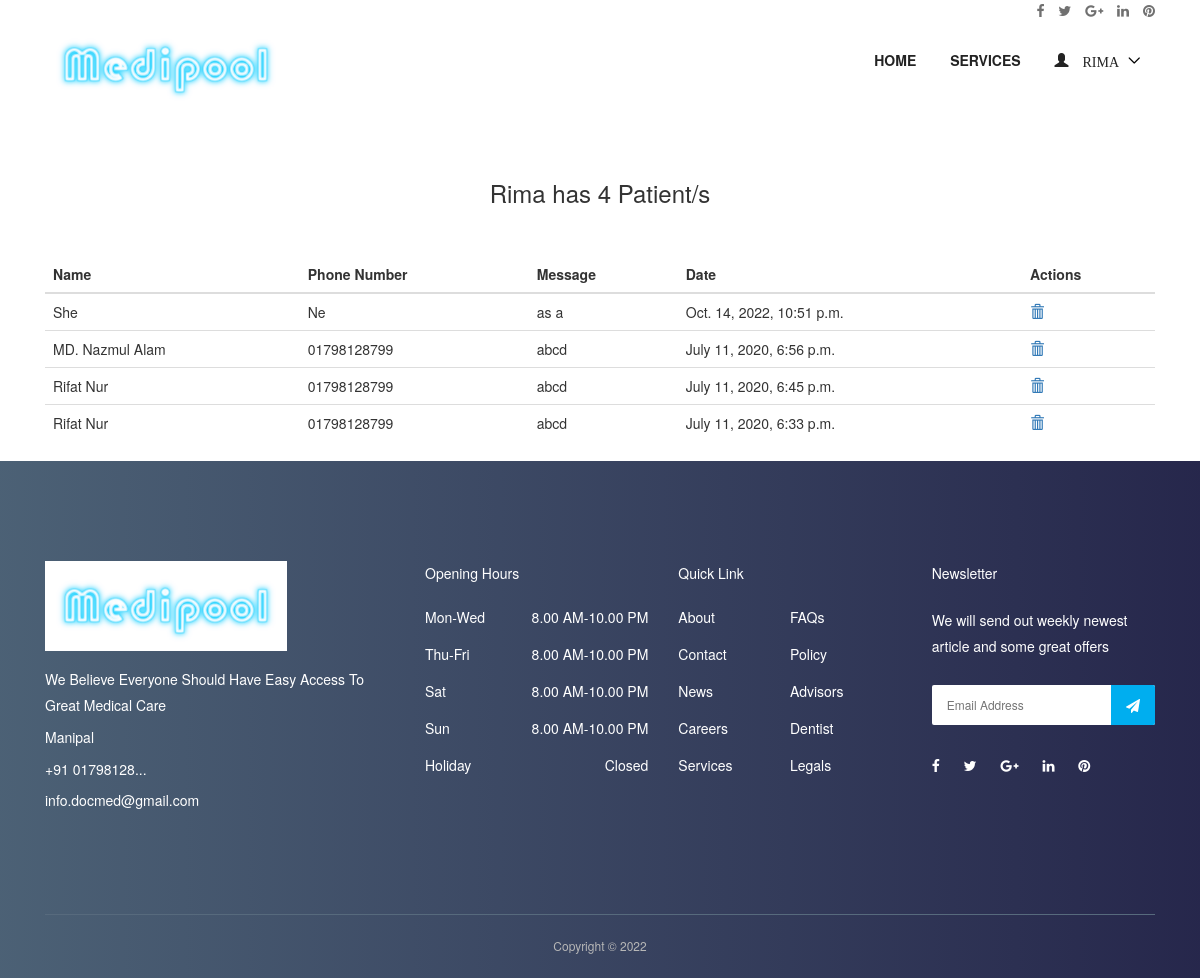
/patient/ (signed in), run on the app's committed database.
### accounts/models.py (models this page shows, shortened)
class User(AbstractUser):
    username = None
    role = models.CharField(max_length=12, error_messages={
        'required': "Role must be provided"
    })
    gender = models.CharField(max_length=10, blank=True, null=True, default="")
    email = models.EmailField(unique=True, blank=False,
                              error_messages={
                                  'unique': "A user with that email already exists.",
                              })
    phone_number = models.CharField(unique=True, blank=True, null=True, max_length=20,
                                    error_messages={
                                        'unique': "A user with that phone number already exists."
                                    })
    USERNAME_FIELD = "email"
    REQUIRED_FIELDS = []
    objects = UserManager()

### appointment/models.py (models this page shows, shortened)
class TakeAppointment(models.Model):
    user = models.ForeignKey(User, on_delete=models.CASCADE)
    appointment = models.ForeignKey(Appointment, on_delete=models.CASCADE)
    full_name = models.CharField(max_length=100)
    message = models.TextField()
    phone_number = models.CharField(max_length=120)
    date = models.DateTimeField(default=timezone.now)

### appointment/views.py (the view)
# urls.py: path('patient/', PatientListView.as_view(), name='patient-list'),
class PatientListView(ListView):
    model = TakeAppointment
    context_object_name = 'patients'
    template_name = "appointment/patient_list.html"
    def get_queryset(self):
        return self.model.objects.filter(appointment__user_id=self.request.user.id).order_by('-id')

### templates/appointment/patient_list.html (shortened to what this page needs)
{% extends 'base.html' %}
{% load static %}
{% block content %}
    <section class="dentist-area section-padding-50-0">
        <div class="container" style="align-items: center; justify-content: center;display: flex;">
            <div class="col-12 col-sm-6 col-md-4">
                <h3 style="align-items: center;justify-content: center;display: flex"> {{ request.user.first_name }} has {{ patients.count }}
                    Patient/s</h3>
            </div>
        </div>
    </section>
    <section class="dentist-area section-padding-30-0">
        <div class="container">
            <table class="table">
                <thead>
                <tr>
                    <th scope="col">Name</th>
                    <th scope="col">Phone Number</th>
                    <th scope="col">Message</th>
                    <th scope="col">Date</th>
                    <th scope="col">Actions</th>
                </tr>
                </thead>
                <tbody>
                {% for patient in patients %}
                    <tr>
                        <td>{{ patient.full_name }}</td>
                        <td> {{ patient.phone_number }}</td>
                        <td> {{ patient.message }}</td>
                        <td> {{ patient.date }}</td>
                        <td>
                            <a href="{% url 'appointment:delete-patient' patient.id %}">
                                <span class="glyphicon glyphicon-trash"></span>
                            </a>
                        </td>
                    </tr>
                {% endfor %}
                </tbody>
            </table>
        </div>
    </section>
{% endblock %}

### templates/base.html (shortened to what this page needs)
{% load static %}
<!DOCTYPE html>
<html lang="en">
  <head>
    <link rel="stylesheet" href="{% static 'style.css' %}" />
    <link
      rel="stylesheet"
      href="https://maxcdn.bootstrapcdn.com/bootstrap/3.3.7/css/bootstrap.min.css"
    />
  </head>
  <body>
    {% include 'nav.html' %}
    {% block content %} {% endblock %}
    <footer class="footer-area bg-img bg-gradient-overlay">
      <div class="container">
        <div class="row">
          <div class="col-12 col-sm-6 col-lg-4">
            <div class="single-footer-widget">
              <a href="./index.html" class="d-block mb-4"
                ><img src="{% static 'img/logo1.png' %}" alt=""
              /></a>
              <div class="footer-contact">
                <p>
                  We Believe Everyone Should Have Easy Access To Great Medical
                  Care
                </p>
                <p>Manipal</p>
                <p>+91 01798128...</p>
                <p>info.docmed@gmail.com</p>
              </div>
            </div>
          </div>
          <div class="col-12 col-sm-6 col-lg">
            <div class="single-footer-widget">
              <h5 class="widget-title">Opening Hours</h5>
              <ul class="opening-hours">
                <li><span>Mon-Wed</span> <span>8.00 AM-10.00 PM</span></li>
                <li><span>Thu-Fri</span> <span>8.00 AM-10.00 PM</span></li>
                <li><span>Sat</span> <span>8.00 AM-10.00 PM</span></li>
                <li><span>Sun</span> <span>8.00 AM-10.00 PM</span></li>
                <li><span>Holiday</span> <span>Closed</span></li>
              </ul>
            </div>
          </div>
          <div class="col-12 col-sm-6 col-lg">
            <div class="single-footer-widget">
              <h5 class="widget-title">Quick Link</h5>
              <nav>
                <ul class="quick-links">
                  <li><a href="#">About</a></li>
                  <li><a href="#">FAQs</a></li>
                  <li><a href="#">Contact</a></li>
                  <li><a href="#">Policy</a></li>
                  <li><a href="#">News</a></li>
                  <li><a href="#">Advisors</a></li>
                  <li><a href="#">Careers</a></li>
                  <li><a href="#">Dentist</a></li>
                  <li><a href="#">Services</a></li>
                  <li><a href="#">Legals</a></li>
                </ul>
              </nav>
            </div>
          </div>
          <div class="col-12 col-sm-6 col-lg">
            <div class="single-footer-widget">
              <h5 class="widget-title">Newsletter</h5>
              <p>
                We will send out weekly newest article and some great offers
              </p>
              <div class="footer-newsletter-form">
                <form action="#" method="post">
                  <input
                    type="email"
                    name="nl-email"
                    value=""
                    placeholder="Email Address"
                  />
                  <button type="submit">
                    <i class="fa fa-paper-plane" aria-hidden="true"></i>
                  </button>
                </form>
              </div>
              <div class="footer-social-info">
                <a
                  href="#"
                  data-toggle="tooltip"
                  data-placement="top"
                  title="Facebook"
                  ><i class="fa fa-facebook"></i
                ></a>
                <a
                  href="#"
                  data-toggle="tooltip"
                  data-placement="top"
                  title="Twitter"
                  ><i class="fa fa-twitter"></i
                ></a>
                <a
                  href="#"
                  data-toggle="tooltip"
                  data-placement="top"
                  title="Google Plus"
                  ><i class="fa fa-google-plus"></i
                ></a>
                <a
                  href="#"
                  data-toggle="tooltip"
                  data-placement="top"
                  title="Linkedin"
                  ><i class="fa fa-linkedin"></i
                ></a>
                <a
                  href="#"
                  data-toggle="tooltip"
                  data-placement="top"
                  title="Pinterest"
                  ><i class="fa fa-pinterest"></i
                ></a>
              </div>
            </div>
          </div>
        </div>
      </div>
      <div class="container">
        <div class="row">
          <div class="col-12">
            <div class="copywrite-content">
              <p>
                Copyright &copy;
              </p>
            </div>
          </div>
        </div>
      </div>
    </footer>
  </body>
</html>

### templates/nav.html (shortened to what this page needs)
{% load static %}
<header class="header-area">
    <div class="top-header-area">
        <div class="container h-100">
            <div class="row h-100 align-items-center">
                <div class="col-6 col-md-9 col-lg-8">
                    <div class="top-header-content">
                    </div>
                </div>
                <div class="col-6 col-md-3 col-lg-4">
                    <div class="top-header-social-info text-right">
                        <a href="#" data-toggle="tooltip" data-placement="bottom" title="Facebook"><i
                                class="fa fa-facebook"></i></a>
                        <a href="#" data-toggle="tooltip" data-placement="bottom" title="Twitter"><i
                                class="fa fa-twitter"></i></a>
                        <a href="#" data-toggle="tooltip" data-placement="bottom" title="Google Plus"><i
                                class="fa fa-google-plus"></i></a>
                        <a href="#" data-toggle="tooltip" data-placement="bottom" title="Linkedin"><i
                                class="fa fa-linkedin"></i></a>
                        <a href="#" data-toggle="tooltip" data-placement="bottom" title="Pinterest"><i
                                class="fa fa-pinterest"></i></a>
                    </div>
                </div>
            </div>
        </div>
    </div>
    <div class="main-header-area">
        <div class="classy-nav-container breakpoint-off">
            <div class="container">
                <nav class="classy-navbar justify-content-between" id="dentoNav">
                    <a class="nav-brand" href="{% url 'appointment:home' %}"><img src="{% static 'img/logo1.png' %}" alt="">
                    </a>
                    <div class="classy-menu">
                        <div class="classynav">
                            <ul id="nav">
                                <li><a href="{% url 'appointment:home' %}">Home</a></li>
                                <li><a href="{% url 'appointment:service' %}">Services</a></li>
                                {% if request.user.is_authenticated and request.user.role == 'doctor' %}
                                    <li>
                                        <a href="">
                                            <span class="glyphicon glyphicon-user">
                                                    {{ request.user.first_name }}
                                            </span>
                                        </a>
                                    </li>
                                {% endif %}
                            </ul>
                        </div>
                    </div>
                </nav>
            </div>
        </div>
    </div>
</header>

### static/style.css (style rules this page uses)
* { margin: 0; padding: 0; }
body { font-family: "Montserrat", sans-serif; font-weight: 400; font-size: 14px; }
h1, h2, h3, h4, h5, h6 { font-family: "Montserrat", sans-serif; color: #333333; line-height: 1.4; font-weight: 600; }
a, a:active, a:focus, a:hover { color: #333333; text-decoration: none; -webkit-transition-duration: 500ms; -o-transition-duration: 500ms; transition-duration: 500ms; outline: none; }
li { list-style: none; }
p { line-height: 1.9; color: #707070; font-size: 14px; font-weight: 400; }
img { max-width: 69%; height: auto; }
ul { margin: 0; padding: 0; }
ul li { margin: 0; padding: 0; }
.bg-gradient-overlay { position: relative; z-index: 1; }
.bg-gradient-overlay::after { position: absolute; content: ""; height: 100%; width: 100%; top: 0; left: 0; z-index: -1; background: #2c455d; background: -webkit-linear-gradient(to right, #2c455d, #00012c); background: linear-gradient(to right, #2c455d, #00012c); opacity: 0.85; }
.bg-img { background-position: center center; background-size: cover; background-repeat: no-repeat; }
.section-padding-50-0 { padding-top: 50px; padding-bottom: 0; }
.header-area { position: relative; z-index: 599; width: 100%; -webkit-transition-duration: 500ms; -o-transition-duration: 500ms; transition-duration: 500ms; }
.top-header-area { position: relative; z-index: 1; height: -40px; background-color: #fff; }
.top-header-area .top-header-social-info a { color: #707070; display: inline-block; font-size: 14px; margin-left: 10px; }
.classy-nav-container { background-color: transparent; }
.classy-nav-container .classy-navbar { height: 90px; padding: 0; }
.classy-nav-container .classy-navbar .classynav ul li a { padding: 0 15px; font-weight: 600; font-size: 14px; text-transform: uppercase; }
.footer-area { position: relative; z-index: 1; padding-top: 100px; }
.single-footer-widget { position: relative; z-index: 1; margin-bottom: 100px; }
.single-footer-widget .widget-title { color: #ffffff; margin-top: 5px; margin-bottom: 25px; display: block; }
.single-footer-widget p { color: #ffffff; }
.single-footer-widget .footer-contact { position: relative; z-index: 1; }
.single-footer-widget .footer-contact p { margin-bottom: 5px; font-size: 14px; }
.single-footer-widget .footer-contact p:last-child { margin-bottom: 0; }
.single-footer-widget .opening-hours { position: relative; z-index: 1; }
.single-footer-widget .opening-hours li { display: -webkit-box; display: -ms-flexbox; display: flex; -webkit-box-pack: justify; -ms-flex-pack: justify; justify-content: space-between; color: #ffffff; margin-bottom: 17px; font-size: 14px; }
.single-footer-widget .opening-hours li:last-child { margin-bottom: 0; }
.single-footer-widget .quick-links { position: relative; z-index: 1; display: -webkit-box; display: -ms-flexbox; display: flex; -webkit-box-pack: justify; -ms-flex-pack: justify; justify-content: space-between; -ms-flex-wrap: wrap; flex-wrap: wrap; }
.single-footer-widget .quick-links li { -webkit-box-flex: 0; -ms-flex: 0 0 50%; flex: 0 0 50%; max-width: 50%; width: 50%; }
.single-footer-widget .quick-links li a { color: #ffffff; margin-bottom: 17px; display: block; }
.single-footer-widget .quick-links li:last-child a { margin-bottom: 0; }
.single-footer-widget .footer-newsletter-form { position: relative; z-index: 1; margin-bottom: 30px; margin-top: 25px; }
.single-footer-widget .footer-newsletter-form input { width: 100%; height: 40px; background-color: #ffffff; border-radius: 2px; border: none; font-size: 12px; padding: 0 15px; }
.single-footer-widget .footer-newsletter-form button { width: auto; padding: 0 15px; background-color: #00aeef; color: #ffffff; border: none; border-radius: 0 2px 2px 0; line-height: 40px; height: 40px; cursor: pointer; position: absolute; top: 0; right: 0; z-index: 10; -webkit-transition-duration: 500ms; -o-transition-duration: 500ms; transition-duration: 500ms; }
.single-footer-widget .footer-social-info a { display: inline-block; color: #ffffff; margin-right: 20px; }
.copywrite-content { position: relative; z-index: 1; border-top: 1px solid #576a7d; padding: 20px 0; text-align: center; }
.copywrite-content p { font-size: 12px; color: #b7b7b7; margin-bottom: 0; }

### data on the page
User: user.first_name "RIMA", user.first_name "Rima"
TakeAppointment: full_name "She", phone_number "Ne", message "as a", date "Oct. 14, 2022, 10:51 p.m."
TakeAppointment: full_name "MD. Nazmul Alam", phone_number "01798128799", message "abcd", date "July 11, 2020, 6:56 p.m."
TakeAppointment: full_name "Rifat Nur", phone_number "01798128799", message "abcd", date "July 11, 2020, 6:45 p.m."
TakeAppointment: full_name "Rifat Nur", phone_number "01798128799", message "abcd", date "July 11, 2020, 6:33 p.m."

### other printed values
{{ patients.count }} "4"
